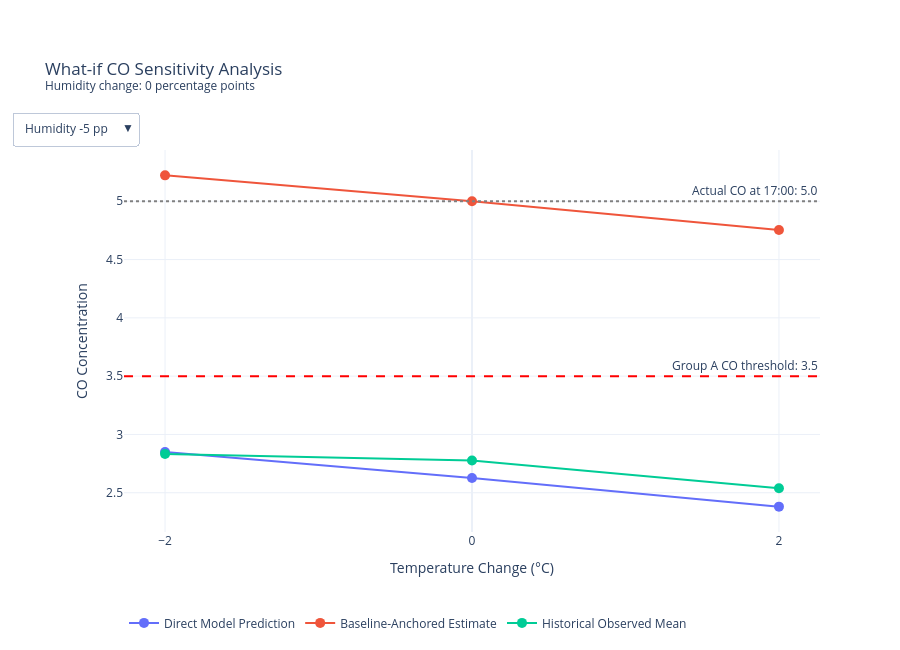

The notebook cell this image was saved under:
### Markdown cell above
## 25. Interactive What-if Visualisation

### Objective

To develop an interactive visualisation that allows users to explore
how hypothetical changes in temperature and relative humidity are
associated with different model-based CO estimates at the identified
critical moment.

### Visualisation Design

The interactive visualisation compares three types of information:

1. Direct model predictions under hypothetical environmental conditions.
2. Baseline-anchored sensitivity estimates.
3. Mean CO concentrations observed under similar historical conditions.

Users can select different humidity changes and compare the corresponding
temperature scenarios.

A reference line indicates the CO threshold used for Group A classification.

### Interpretation Considerations

The baseline-anchored estimates represent hypothetical changes relative
to the observed critical moment, rather than independently validated
forecasts.

Historical observations provide descriptive context but do not establish
causal effects.

The visualisation is intended to support exploratory sensitivity analysis,
not to demonstrate that changing temperature or humidity would necessarily
prevent or preserve a pollution event.

### Code cell
# Step 24: Interactive What-if Visualisation

import pandas as pd
import plotly.graph_objects as go

# --------------------------------------------------
# 1. Combine results from previous analyses
# --------------------------------------------------

viz_df = scenario_df[
    [
        "Temperature Change",
        "Humidity Change",
        "Predicted CO"
    ]
].merge(
    anchored_df[
        [
            "Temperature Change",
            "Humidity Change",
            "Anchored CO",
            "Anchored Group A"
        ]
    ],
    on=["Temperature Change", "Humidity Change"],
    validate="one_to_one"
).merge(
    support_df[
        [
            "Temperature Change",
            "Humidity Change",
            "Similar Observations",
            "Observed Mean CO",
            "Observed Group A (%)"
        ]
    ],
    on=["Temperature Change", "Humidity Change"],
    validate="one_to_one"
)

viz_df = viz_df.sort_values(
    ["Humidity Change", "Temperature Change"]
)

display(viz_df.round(2))


# --------------------------------------------------
# 2. Create interactive figure
# --------------------------------------------------

fig = go.Figure()

humidity_levels = [-5, 0, 5]

series = [
    ("Predicted CO", "Direct Model Prediction"),
    ("Anchored CO", "Baseline-Anchored Estimate"),
    ("Observed Mean CO", "Historical Observed Mean")
]

for humidity in humidity_levels:

    subset = viz_df[
        viz_df["Humidity Change"] == humidity
    ].sort_values("Temperature Change")

    hover_text = []

    for _, row in subset.iterrows():

        hover_text.append(
            f"Temperature change: {row['Temperature Change']:+.0f}°C"
            f"<br>Humidity change: {row['Humidity Change']:+.0f} pp"
            f"<br>Direct prediction: {row['Predicted CO']:.2f}"
            f"<br>Anchored estimate: {row['Anchored CO']:.2f}"
            f"<br>Historical mean CO: {row['Observed Mean CO']:.2f}"
            f"<br>Similar observations: {int(row['Similar Observations'])}"
            f"<br>Historical Group A: {row['Observed Group A (%)']:.1f}%"
        )

    for column, label in series:

        fig.add_trace(
            go.Scatter(
                x=subset["Temperature Change"],
                y=subset[column],
                mode="lines+markers",
                name=label,
                text=hover_text,
                hovertemplate="%{text}<extra>%{fullData.name}</extra>",
                visible=(humidity == 0),
                line=dict(width=2),
                marker=dict(size=10)
            )
        )


# --------------------------------------------------
# 3. Add reference lines
# --------------------------------------------------

fig.add_hline(
    y=3.5,
    line_dash="dash",
    line_color="red",
    annotation_text="Group A CO threshold: 3.5"
)

fig.add_hline(
    y=5.0,
    line_dash="dot",
    line_color="gray",
    annotation_text="Actual CO at 17:00: 5.0"
)


# --------------------------------------------------
# 4. Add humidity selection dropdown
# --------------------------------------------------

buttons = []

for i, humidity in enumerate(humidity_levels):

    visibility = [
        (j // len(series)) == i
        for j in range(len(humidity_levels) * len(series))
    ]

    buttons.append(
        dict(
            label=f"Humidity {humidity:+d} pp",
            method="update",
            args=[
                {"visible": visibility},
                {
                    "title": (
                        "What-if CO Sensitivity Analysis"
                        f"<br><sup>Humidity change: {humidity:+d} "
                        "percentage points</sup>"
                    )
                }
            ]
        )
    )

fig.update_layout(
    title=(
        "What-if CO Sensitivity Analysis"
        "<br><sup>Humidity change: 0 percentage points</sup>"
    ),
    xaxis_title="Temperature Change (°C)",
    yaxis_title="CO Concentration",
    xaxis=dict(
        tickmode="array",
        tickvals=[-2, 0, 2]
    ),
    updatemenus=[
        dict(
            buttons=buttons,
            direction="down",
            showactive=True,
            x=0.02,
            y=1.10
        )
    ],
    hovermode="closest",
    template="plotly_white",
    height=650,
    margin=dict(t=150),
    legend=dict(
        orientation="h",
        y=-0.2
    )
)

fig.show()

### Figure 1 — Plotly figure (JSON) as saved in the notebook; plotly's stock layout.template omitted (floating-point values rounded to 4 significant figures)
{"data": [{"hovertemplate": "%{text}<extra>%{fullData.name}</extra>", "line": {"width": 2}, "marker": {"size": 10}, "mode": "lines+markers", "name": "Direct Model Prediction", "text": ["Temperature change: -2°C<br>Humidity change: -5 pp<br>Direct prediction: 2.70<br>Anchored estimate: 5.08<br>Historical mean CO: 2.81<br>Similar observations: 8<br>Historical Group A: 12.5%", "Temperature change: +0°C<br>Humidity change: -5 pp<br>Direct prediction: 2.63<br>Anchored estimate: 5.00<br>Historical mean CO: 2.66<br>Similar observations: 10<br>Historical Group A: 0.0%", "Temperature change: +2°C<br>Humidity change: -5 pp<br>Direct prediction: 2.51<br>Anchored estimate: 4.88<br>Historical mean CO: 2.65<br>Similar observations: 13<br>Historical Group A: 15.4%"], "type": "scatter", "visible": false, "x": [-2, 0, 2], "y": [2.702, 2.631, 2.51]}, {"hovertemplate": "%{text}<extra>%{fullData.name}</extra>", "line": {"width": 2}, "marker": {"size": 10}, "mode": "lines+markers", "name": "Baseline-Anchored Estimate", "text": ["Temperature change: -2°C<br>Humidity change: -5 pp<br>Direct prediction: 2.70<br>Anchored estimate: 5.08<br>Historical mean CO: 2.81<br>Similar observations: 8<br>Historical Group A: 12.5%", "Temperature change: +0°C<br>Humidity change: -5 pp<br>Direct prediction: 2.63<br>Anchored estimate: 5.00<br>Historical mean CO: 2.66<br>Similar observations: 10<br>Historical Group A: 0.0%", "Temperature change: +2°C<br>Humidity change: -5 pp<br>Direct prediction: 2.51<br>Anchored estimate: 4.88<br>Historical mean CO: 2.65<br>Similar observations: 13<br>Historical Group A: 15.4%"], "type": "scatter", "visible": false, "x": [-2, 0, 2], "y": [5.076, 5.005, 4.883]}, {"hovertemplate": "%{text}<extra>%{fullData.name}</extra>", "line": {"width": 2}, "marker": {"size": 10}, "mode": "lines+markers", "name": "Historical Observed Mean", "text": ["Temperature change: -2°C<br>Humidity change: -5 pp<br>Direct prediction: 2.70<br>Anchored estimate: 5.08<br>Historical mean CO: 2.81<br>Similar observations: 8<br>Historical Group A: 12.5%", "Temperature change: +0°C<br>Humidity change: -5 pp<br>Direct prediction: 2.63<br>Anchored estimate: 5.00<br>Historical mean CO: 2.66<br>Similar observations: 10<br>Historical Group A: 0.0%", "Temperature change: +2°C<br>Humidity change: -5 pp<br>Direct prediction: 2.51<br>Anchored estimate: 4.88<br>Historical mean CO: 2.65<br>Similar observations: 13<br>Historical Group A: 15.4%"], "type": "scatter", "visible": false, "x": [-2, 0, 2], "y": [2.812, 2.66, 2.646]}, {"hovertemplate": "%{text}<extra>%{fullData.name}</extra>", "line": {"width": 2}, "marker": {"size": 10}, "mode": "lines+markers", "name": "Direct Model Prediction", "text": ["Temperature change: -2°C<br>Humidity change: +0 pp<br>Direct prediction: 2.85<br>Anchored estimate: 5.22<br>Historical mean CO: 2.83<br>Similar observations: 12<br>Historical Group A: 25.0%", "Temperature change: +0°C<br>Humidity change: +0 pp<br>Direct prediction: 2.63<br>Anchored estimate: 5.00<br>Historical mean CO: 2.78<br>Similar observations: 13<br>Historical Group A: 15.4%", "Temperature change: +2°C<br>Humidity change: +0 pp<br>Direct prediction: 2.38<br>Anchored estimate: 4.75<br>Historical mean CO: 2.54<br>Similar observations: 13<br>Historical Group A: 15.4%"], "type": "scatter", "visible": true, "x": [-2, 0, 2], "y": [2.849, 2.627, 2.381]}, {"hovertemplate": "%{text}<extra>%{fullData.name}</extra>", "line": {"width": 2}, "marker": {"size": 10}, "mode": "lines+markers", "name": "Baseline-Anchored Estimate", "text": ["Temperature change: -2°C<br>Humidity change: +0 pp<br>Direct prediction: 2.85<br>Anchored estimate: 5.22<br>Historical mean CO: 2.83<br>Similar observations: 12<br>Historical Group A: 25.0%", "Temperature change: +0°C<br>Humidity change: +0 pp<br>Direct prediction: 2.63<br>Anchored estimate: 5.00<br>Historical mean CO: 2.78<br>Similar observations: 13<br>Historical Group A: 15.4%", "Temperature change: +2°C<br>Humidity change: +0 pp<br>Direct prediction: 2.38<br>Anchored estimate: 4.75<br>Historical mean CO: 2.54<br>Similar observations: 13<br>Historical Group A: 15.4%"], "type": "scatter", "visible": true, "x": [-2, 0, 2], "y": [5.222, 5.0, 4.754]}, {"hovertemplate": "%{text}<extra>%{fullData.name}</extra>", "line": {"width": 2}, "marker": {"size": 10}, "mode": "lines+markers", "name": "Historical Observed Mean", "text": ["Temperature change: -2°C<br>Humidity change: +0 pp<br>Direct prediction: 2.85<br>Anchored estimate: 5.22<br>Historical mean CO: 2.83<br>Similar observations: 12<br>Historical Group A: 25.0%", "Temperature change: +0°C<br>Humidity change: +0 pp<br>Direct prediction: 2.63<br>Anchored estimate: 5.00<br>Historical mean CO: 2.78<br>Similar observations: 13<br>Historical Group A: 15.4%", "Temperature change: +2°C<br>Humidity change: +0 pp<br>Direct prediction: 2.38<br>Anchored estimate: 4.75<br>Historical mean CO: 2.54<br>Similar observations: 13<br>Historical Group A: 15.4%"], "type": "scatter", "visible": true, "x": [-2, 0, 2], "y": [2.833, 2.777, 2.538]}, {"hovertemplate": "%{text}<extra>%{fullData.name}</extra>", "line": {"width": 2}, "marker": {"size": 10}, "mode": "lines+markers", "name": "Direct Model Prediction", "text": ["Temperature change: -2°C<br>Humidity change: +5 pp<br>Direct prediction: 2.78<br>Anchored estimate: 5.15<br>Historical mean CO: 3.18<br>Similar observations: 9<br>Historical Group A: 44.4%", "Temperature change: +0°C<br>Humidity change: +5 pp<br>Direct prediction: 2.38<br>Anchored estimate: 4.75<br>Historical mean CO: 2.86<br>Similar observations: 10<br>Historical Group A: 30.0%", "Temperature change: +2°C<br>Humidity change: +5 pp<br>Direct prediction: 2.20<br>Anchored estimate: 4.57<br>Historical mean CO: 2.38<br>Similar observations: 8<br>Historical Group A: 12.5%"], "type": "scatter", "visible": false, "x": [-2, 0, 2], "y": [2.776, 2.38, 2.196]}, {"hovertemplate": "%{text}<extra>%{fullData.name}</extra>", "line": {"width": 2}, "marker": {"size": 10}, "mode": "lines+markers", "name": "Baseline-Anchored Estimate", "text": ["Temperature change: -2°C<br>Humidity change: +5 pp<br>Direct prediction: 2.78<br>Anchored estimate: 5.15<br>Historical mean CO: 3.18<br>Similar observations: 9<br>Historical Group A: 44.4%", "Temperature change: +0°C<br>Humidity change: +5 pp<br>Direct prediction: 2.38<br>Anchored estimate: 4.75<br>Historical mean CO: 2.86<br>Similar observations: 10<br>Historical Group A: 30.0%", "Temperature change: +2°C<br>Humidity change: +5 pp<br>Direct prediction: 2.20<br>Anchored estimate: 4.57<br>Historical mean CO: 2.38<br>Similar observations: 8<br>Historical Group A: 12.5%"], "type": "scatter", "visible": false, "x": [-2, 0, 2], "y": [5.149, 4.754, 4.569]}, {"hovertemplate": "%{text}<extra>%{fullData.name}</extra>", "line": {"width": 2}, "marker": {"size": 10}, "mode": "lines+markers", "name": "Historical Observed Mean", "text": ["Temperature change: -2°C<br>Humidity change: +5 pp<br>Direct prediction: 2.78<br>Anchored estimate: 5.15<br>Historical mean CO: 3.18<br>Similar observations: 9<br>Historical Group A: 44.4%", "Temperature change: +0°C<br>Humidity change: +5 pp<br>Direct prediction: 2.38<br>Anchored estimate: 4.75<br>Historical mean CO: 2.86<br>Similar observations: 10<br>Historical Group A: 30.0%", "Temperature change: +2°C<br>Humidity change: +5 pp<br>Direct prediction: 2.20<br>Anchored estimate: 4.57<br>Historical mean CO: 2.38<br>Similar observations: 8<br>Historical Group A: 12.5%"], "type": "scatter", "visible": false, "x": [-2, 0, 2], "y": [3.178, 2.86, 2.375]}], "layout": {"annotations": [{"showarrow": false, "text": "Group A CO threshold: 3.5", "x": 1, "xanchor": "right", "xref": "x domain", "y": 3.5, "yanchor": "bottom", "yref": "y"}, {"showarrow": false, "text": "Actual CO at 17:00: 5.0", "x": 1, "xanchor": "right", "xref": "x domain", "y": 5, "yanchor": "bottom", "yref": "y"}], "height": 650, "hovermode": "closest", "legend": {"orientation": "h", "y": -0.2}, "margin": {"t": 150}, "shapes": [{"line": {"color": "red", "dash": "dash"}, "type": "line", "x0": 0, "x1": 1, "xref": "x domain", "y0": 3.5, "y1": 3.5, "yref": "y"}, {"line": {"color": "gray", "dash": "dot"}, "type": "line", "x0": 0, "x1": 1, "xref": "x domain", "y0": 5, "y1": 5, "yref": "y"}], "title": {"text": "What-if CO Sensitivity Analysis<br><sup>Humidity change: 0 percentage points</sup>"}, "updatemenus": [{"buttons": [{"args": [{"visible": [true, true, true, false, false, false, false, false, false]}, {"title": "What-if CO Sensitivity Analysis<br><sup>Humidity change: -5 percentage points</sup>"}], "label": "Humidity -5 pp", "method": "update"}, {"args": [{"visible": [false, false, false, true, true, true, false, false, false]}, {"title": "What-if CO Sensitivity Analysis<br><sup>Humidity change: +0 percentage points</sup>"}], "label": "Humidity +0 pp", "method": "update"}, {"args": [{"visible": [false, false, false, false, false, false, true, true, true]}, {"title": "What-if CO Sensitivity Analysis<br><sup>Humidity change: +5 percentage points</sup>"}], "label": "Humidity +5 pp", "method": "update"}], "direction": "down", "showactive": true, "x": 0.02, "y": 1.1}], "xaxis": {"tickmode": "array", "tickvals": [-2, 0, 2], "title": {"text": "Temperature Change (°C)"}}, "yaxis": {"title": {"text": "CO Concentration"}}}}
